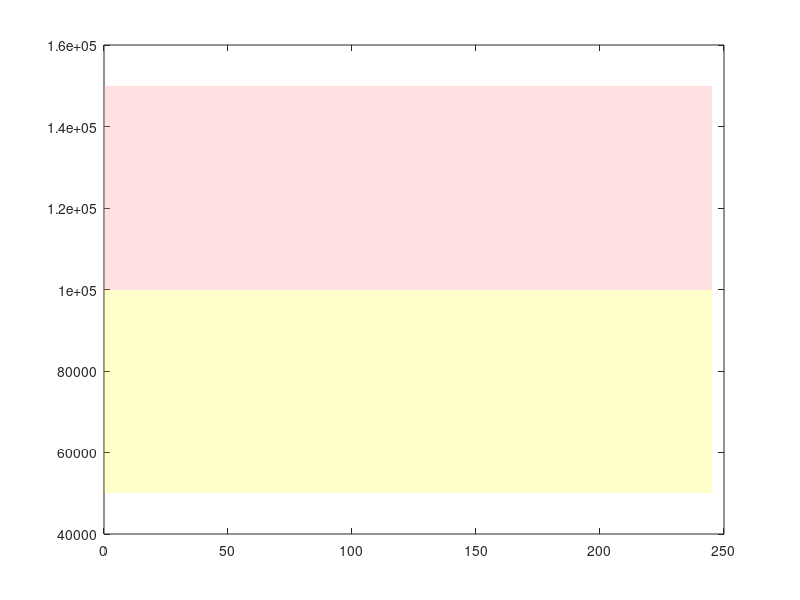

The MATLAB script that drew this image: (Note: this script raises an error after producing the figure.)
function main
close all;clc;clear all;

gammaI=1/2;gammaH=1/4;pHospitalization=0.12;betaParm=2*gammaI;duration=90;clinicalAttackRate=0.25;N=320e6;
computeNPI(pHospitalization,duration,clinicalAttackRate,gammaI,gammaH,N,0.72)
set(gcf,'position',[1 1 917 424]);
printGraph('./graphs/NPI_impact')
end

function [Hdynamic,Hflat]=computePeak(pHospitalization,duration,clinicalAttackRate,gammaI,gammaH,N)
betaParm=2*gammaI;
err=findR0(betaParm,gammaI,gammaH,pHospitalization);

beta=fzero(@(betaParm)findR0(betaParm,gammaI,gammaH,pHospitalization),betaParm);

I0=1e-3;y0=[1-I0;I0;0;0;0];
[t,y]=ode45(@(t,y)SIHR(t,y,beta,gammaI,gammaH,pHospitalization),[0 duration],y0,odeset('RelTol',1e-10));
Z=y(end,5);
[t,y]=ode45(@(t,y)SIHR(t,y,beta,gammaI,gammaH,pHospitalization*clinicalAttackRate/Z),[0 duration],y0,odeset('RelTol',1e-10));

R0=beta/gammaI;

H=y(:,3);

format bank
Hdynamic=max(H)*N;
Hflat=clinicalAttackRate*N*pHospitalization/gammaH/duration;
end

function err=findR0(betaParm,gammaI,gammaH,pHospitalization)

I0=1e-3;
y0=[1-I0;I0;0;0;0];
[t,y]=ode45(@(t,y)SIHR(t,y,betaParm,gammaI,gammaH,pHospitalization),[0 3000],y0,odeset('RelTol',1e-10,'Events', @(t,y) peakEventsFcn(t,y,betaParm,gammaI,gammaH,pHospitalization)));

err=t(end)-21;
end

function [position,isterminal,direction] = peakEventsFcn(t,y,beta,gammaI,gammaH,pHospitalization)

  dydt = SIHR(t,y,beta,gammaI,gammaH,pHospitalization);

  position = dydt(2); % The value that we want to be zero
  isterminal = 1;  % Halt integration 
  direction = 0;   % The zero can be approached from either direction
end

function dy=SIHR(t,y,beta,gammaI,gammaH,pHospitalization)

S=y(1);I=y(2);H=y(3);R=y(4);ZI=y(5);

dy=[-beta*I*S;
    beta*I*S-gammaI*I;
    pHospitalization*gammaI*I-gammaH*H;
    (1-pHospitalization)*gammaI*I+gammaH*H;
    gammaI*I
    ];
end


function computeNPI(pHospitalization,duration,clinicalAttackRate,gammaI,gammaH,N,R0ratio)
betaParm=2*gammaI;
err=findR0(betaParm,gammaI,gammaH,pHospitalization);

beta=fzero(@(betaParm)findR0(betaParm,gammaI,gammaH,pHospitalization),betaParm);

I0=1e-3;y0=[1-I0;I0;0;0;0];
[t,y]=ode45(@(t,y)SIHR(t,y,beta,gammaI,gammaH,pHospitalization),[0 duration],y0,odeset('RelTol',1e-10));
Z=y(end,5);
[t,y]=ode45(@(t,y)SIHR(t,y,beta,gammaI,gammaH,pHospitalization*clinicalAttackRate/Z),[0 duration],y0,odeset('RelTol',1e-10));
t=t/7;Z=y(end,5)
R0=beta/gammaI;

R0*[1 R0ratio]
H=y(:,3);

x_limits=[0 245 245 0 0];
    p6 = fill(x_limits, [5e4 5e4 1e5 1e5 5e4], [1 1 0], 'FaceAlpha', 0.2, 'EdgeColor', 'none');hold on;
    p7 = fill(x_limits, [1e5 1e5 1.5e5 1.5e5 1e5], [1 0.6 0.6], 'FaceAlpha', 0.3, 'EdgeColor', 'none');
    p8 = yline(1.5e5, 'r--', 'LineWidth', 2);

    
% p6=fill([0 245 245 0 0],5e4+5e4*[0 0 1 1 0],'y','facealpha',0.25);hold on;
% p7=fill([0 245 245 0 0],1e5+5e4*[0 0 1 1 0],'r','facealpha',0.25);hold on;
% p8=fill([0 245 245 0 0],1e5+5e4+5e6*[0 0 1 1 0],'r','facealpha',0.5);hold on;

p3d = fill([t(:,1);flipud(t(:,1))], N*[H*0.7; flipud(H)*0.4],'k','FaceAlpha',0.4);

% plot(t,N*H,'b','LineWidth',1)


hold on;

[t,y]=ode45(@(t,y)SIHR(t,y,R0ratio*beta,gammaI,gammaH,pHospitalization*clinicalAttackRate/Z),[0 duration],y0,odeset('RelTol',1e-10));
H=y(:,3);t=t/7;
p3dR0 = fill([t(:,1);flipud(t(:,1))], N*[H*0.7; flipud(H)*0.4],'b','FaceAlpha',0.4);

axis([0 12 0 1.5e6])

ytickformat('%.0f'); % Reset first
yticks_vals = get(gca, 'YTick');
labels = arrayfun(@(v) sprintf('%.1fM', v/1000000), yticks_vals, 'UniformOutput', false);
% Fix the lower ones to k if you prefer, but uniform M is cleaner for high scale
set(gca, 'YTickLabel', labels);
set(gca, 'FontSize', 11);
xlabel('Weeks into wave', 'FontSize', 12);
ylabel('Daily Hospitalizations', 'FontSize', 12);

   legend([p3d,p3dR0,p6, p7, p8], ...
        {'Hospitalization', 'With NPIs', 'Severe Strain Zone', 'Crisis Zone', 'Severely Exceeding Capacity'}, ...
        'Location', 'northeast');

   title('Impact of NPIs on Hospital Demand')

   y(end,5)*clinicalAttackRate/Z
end
